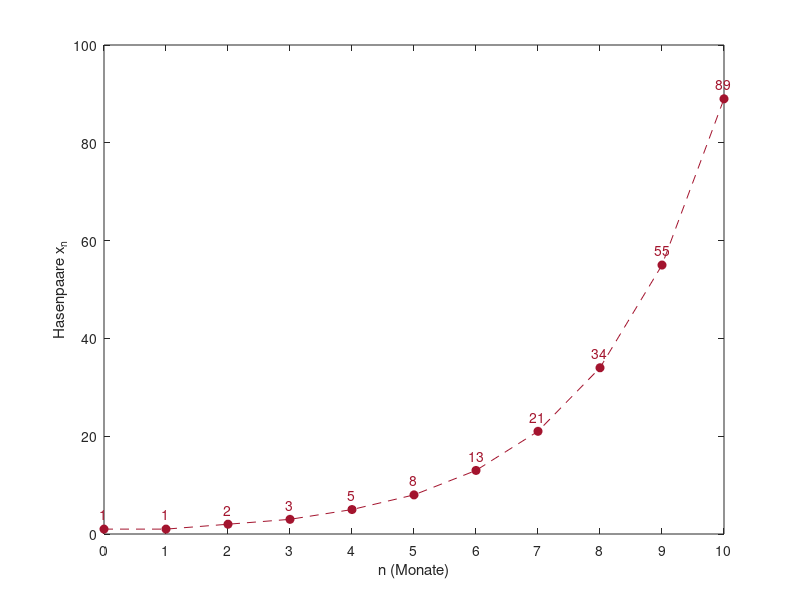

MATLAB code to generate this figure:
% Abb. 1.4: Fibonacci-Folge (Buch, Abschnitt 1.1, Gl. 1.5 und 1.6)
% x_{n+1} = x_n + x_{n-1}, x_0 = x_1 = 1
% (c) 2026 Philipp Kügler · Programm zum Buch „Dynamische Systeme in den Lebenswissenschaften“ · MIT-Lizenz (siehe LICENSE)
N = 10;                         % Anzahl der Monate
x = zeros(1, N + 1);
x(1) = 1; x(2) = 1;             % zwei Startwerte x_0 und x_1 (MATLAB zählt ab 1)
for k = 2:N
    x(k + 1) = x(k) + x(k - 1); % Rekursionsvorschrift
end

n = 0:N;
phi = (1 + sqrt(5)) / 2; psi = (1 - sqrt(5)) / 2;
formel = (phi.^(n + 1) - psi.^(n + 1)) / sqrt(5);   % Lösungsformel (Gl. 1.6)
disp(x)                         % 1 1 2 3 5 8 13 21 34 55 89
disp(round(formel))             % Lösungsformel liefert dieselben Zahlen

rot = [0.64 0.08 0.18];
plot(n, x, 'o--', 'Color', rot, 'MarkerFaceColor', rot); hold on
for k = 1:numel(n)
    text(n(k), x(k) + 3, sprintf('%d', x(k)), 'HorizontalAlignment', 'center', 'Color', rot)
end
hold off
xlabel('n (Monate)'); ylabel('Hasenpaare x_n'); xticks(n)
